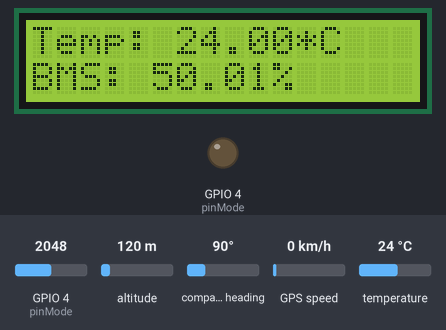
A sketch run on a simulated ESP32. Parts: 16×2 character LCD, output pins drawn as LEDs (lit = HIGH). The inputs (shaded band) are chosen by the test bench; at power-on: temperature 24 °C, GPIO 4 (pinMode) = 2048, altitude 120 m, compass heading 90°, GPS speed 0 km/h. The GPS gets a fix after 3 s at 37.7749, -122.4194 with 8 satellites; what the sketch prints to the serial monitor is not drawn.

Above: at 3.7 s.
3.8 s: temperature set to 12 °C
At 4.8 s:
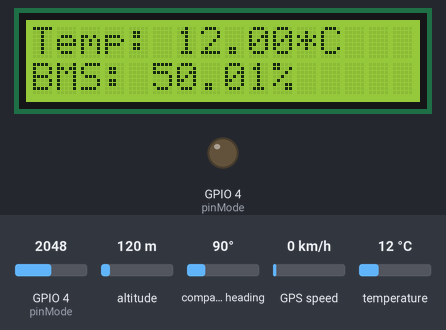
5.8 s: GPIO 4 (pinMode) set to 2866
At 7.7 s:
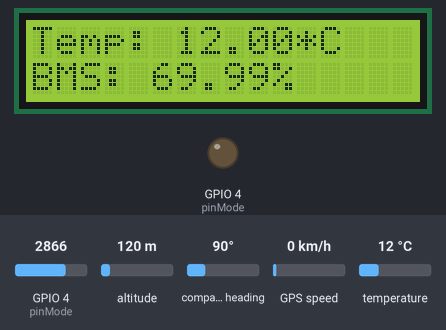
8.0 s: temperature set to 19 °C
At 9.9 s:
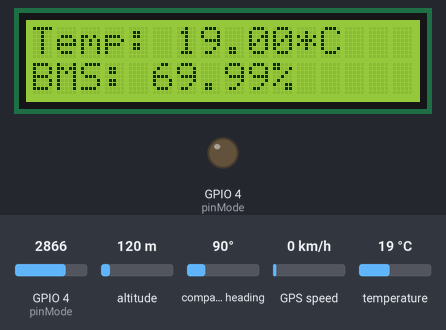
10.2 s: GPIO 4 (pinMode) set to 3972
At 11.9 s:
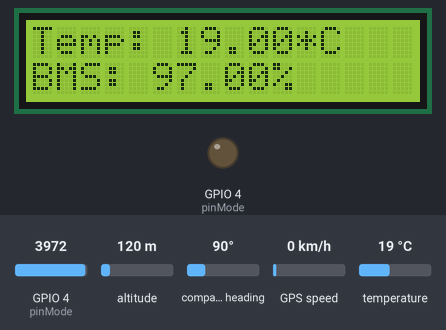
12.5 s: temperature set to 28 °C
At 13.8 s:
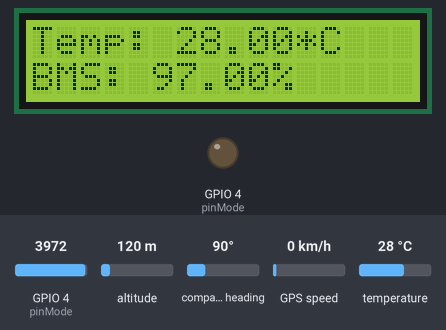
14.7 s: GPIO 4 (pinMode) set to 1228
At 17.0 s:
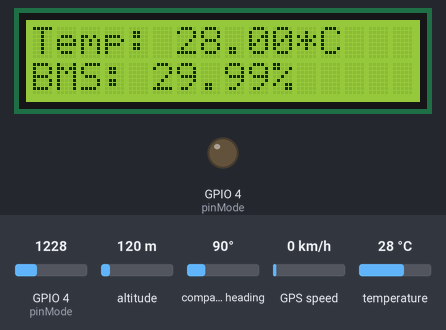
Timing chart, 0 to 18.0 s (numbered marks = the images above; inputs shaded):
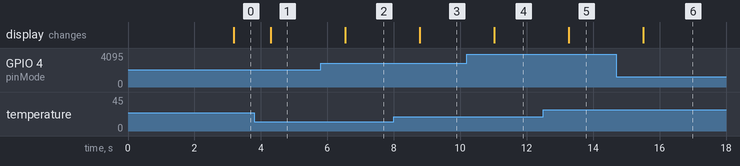

The sketch:

Eja_Ice_Fleet_Monitoring_System.ino
```cpp
//Eja Ice Fleet Management Device
//GPS MOdule
//Temperature Sensor
//BMS
#include <Wire.h>
#include <SPI.h>
#include <TinyGPS++.h>
#include <LiquidCrystal.h>
#include <SoftwareSerial.h>
/*#include <ESP8266WiFi.h>
#include <ESP8266HTTPClient.h>
#include <WiFiClient.h>*/
#include <Adafruit_Sensor.h>
#include <Adafruit_BME280.h>
////Alarm///////////////
//#define buzzer D7
#define SEALEVELPRESSURE_HPA (1013.25)
Adafruit_BME280 bme;
LiquidCrystal lcd(19,23,18,17,16,15);
//GPS
static const int RXPin = 27, TXPin = 26;
static const uint32_t GPSBaud = 9600;
TinyGPSPlus gps;
SoftwareSerial mySerial(TXPin, RXPin);
float latitude , longitude;
int year , month , date, hour , minute , second;
String date_str , time_str , lat_str , lng_str;

int id= 1;   //id of each device, to be changed for every device
String url= "http://ejaice.herokuapp.com/api/device/";   //url for all devices
String urlwithid= url + id + "/";    //url for a single device instance
String Data;   //sensor data to be sent to the server
float temperature;
float battery;
float voltage;

///Restart if I2C Address for BME is wrong////////////
void checkBme (void)
{
  if (!bme.begin(0x76))
  {
    Serial.println("Could not find a valid BME280 sensor, check wiring!");
    while (1);
  }

}

void Battery(void)
{
  int sensorValue = analogRead(4);
// Convert the analog reading (which goes from 0 - 1023) to a voltage (0 - 50V):
 voltage = sensorValue * (1.0 / 4095.0) * 100;
Serial.print(sensorValue);  Serial.print("  ");
// print out the value you read:
Serial.print("Voltage: ");
Serial.print(voltage);
Serial.println(" %");
delay(100);
}

void setup()
{
  Serial.begin(9600); //starting serial for debugging
  Wire.begin();     bme.begin(0x76);  pinMode (4, OUTPUT); // pinMode(buzzer, OUTPUT);
  lcd.begin(16,2);
  // checkBme();

  //Connect esp8266 to wifi LAN
 // WiFi.begin("Akotronics", "akotronics4AI");
 // Data= "{\"id\":" + String(id) + "}";

  //Check connection status to the wifi LAN
  //while(WiFi.status() != WL_CONNECTED){delay(500);}

  //Reconnect esp8266 automatically when connection is lost
  //WiFi.setAutoReconnect(true);
  //WiFi.persistent(true);

  //Check connection status to the wifi LAN
 /* if(WiFi.status() == WL_CONNECTED){
     WiFiClient clients;
     HTTPClient http;
     http.begin(clients, urlwithid);

     //Geting the instance of the device
     int ResponseCode= http.GET();
     http.end();

     //Check if instance of the device is already available, incase the device has been switched off and turned on back or connection lost and reconnected
     if(ResponseCode == 404){
          //instance of the device is not available
          http.begin(clients, url);
          http.addHeader("Content-type","application/json");
          //Create a new instance of the device
          http.POST(Data);
          http.end();
        }
      //instance is already available continue to updating the instance
      }*/

}

void Location(void)
{
    while (mySerial.available() > 0) //while data is available
    if (gps.encode(mySerial.read())) //read gps data
    {
      if (gps.location.isValid()) //check whether gps location is valid
      {
        latitude = gps.location.lat();
        lat_str = String(latitude , 6); // latitude location is stored in a string
        longitude = gps.location.lng();
        lng_str = String(longitude , 6); //longitude location is stored in a string
        Serial.print("Latitude: ");
        Serial.print (lat_str);
        Serial.print("    ");
        Serial.print("Longitude:");
        Serial.println (lng_str);
        Battery();
       temperature = bme.readTemperature();
       Serial.print("Temperature: ");
       Serial.println(temperature);
       lcd.clear();
       lcd.print("Temp: ");
       lcd.print(temperature); lcd.print("*C");
       lcd.setCursor(0,1);
       lcd.print("BMS: ");
       lcd.print(voltage);  lcd.print("%");
       delay(1000);
      }
    }
}


void loop() {
     //Get sensors reading into the variables
     Location();  // show location Data

     //Sensor data to be sent to the server in JSON format
    // Data= "{\"id\":" + String(id) + "," + "\"temperature\":" + String(temperature) + "," "\"battery\":" + String(battery) + "," "\"long\":" + String(longitude) + "," "\"lat\":" + String(latitude) + "}";

     //Check connection status to the wifi LAN
    /* if(WiFi.status() == WL_CONNECTED){
       WiFiClient clients;
       HTTPClient http;
       http.begin(clients, urlwithid);
       http.addHeader("Content-type","application/json");

       //Updating the instance of the device every 10secs
       int response= http.PUT(Data);
       Serial.print(response);
       http.end();
      }*/

     //delay(1000);

  }
```

Measured:
- after the input at 3.8 s, the display: changes after 0.50 s (image 1)
- after the input at 5.8 s, the display: changes after 0.74 s (image 2)
- after the input at 8.0 s, the display: changes after 0.78 s (image 3)
- after the input at 10.2 s, the display: changes after 0.82 s (image 4)
- after the input at 12.5 s, the display: changes after 0.76 s (image 5)
- after the input at 14.7 s, the display: changes after 0.80 s (image 6)
